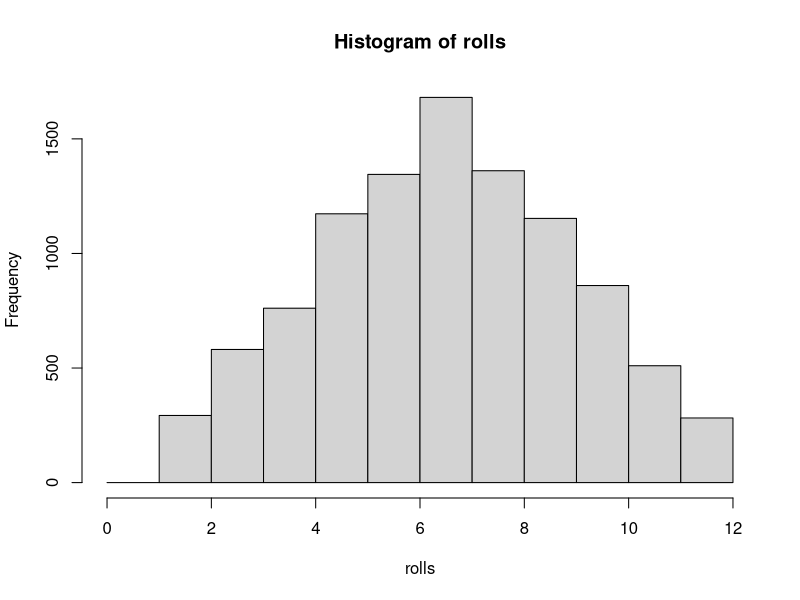
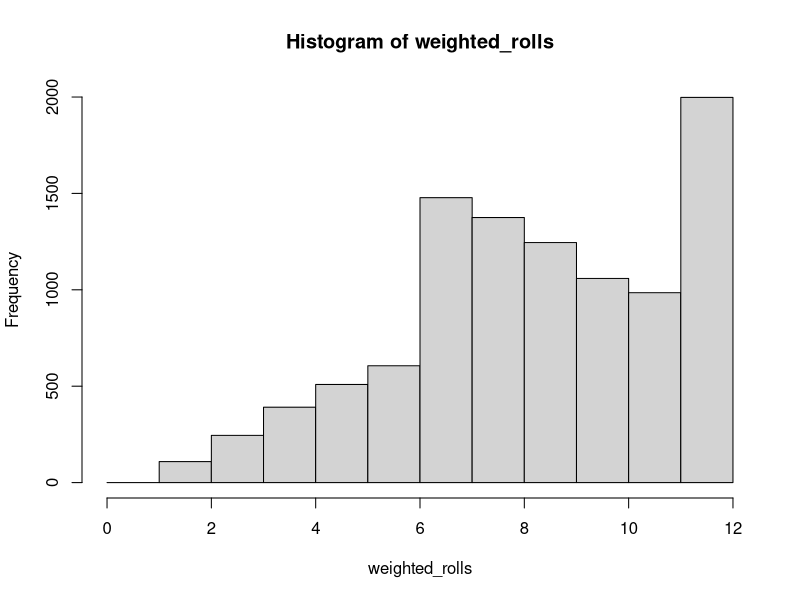

These figures' R source, in order: (Note: this script raises an error after producing the figures.)
## ---- chunk 1
knitr::opts_chunk$set(echo = TRUE)
die <- c(1:6)
## ---- chunk 2
roll <- function(){
  die <- 1:6
  dice <- sample(die, size = 2, replace = T)
  sum(dice)
}
roll()
## ---- chunk 3
roll2 <- function(sides){
  dice <- sample(x = sides, size = 1)
  dice
}
roll2(1:20)
## ---- chunk 4
weighted_roll <- function(){
  die <- 1:6
  dice = sample(die, size = 2 , replace = T, prob = c(1/8,1/8,1/8,1/8,1/8,4/8))
  sum(dice)
}
weighted_roll()
## ---- chunk 5
rolls <- replicate(n = 10000, expr = roll())
hist(x = rolls, breaks = c(0:12))
weighted_rolls <- replicate(n = 10000, expr = weighted_roll())
hist(x = weighted_rolls, breaks = c(0:12))
## ---- chunk 6
sample(1:6, 2, c(1,1,1,1,2,2))
## ---- chunk 7
4.5
is.vector(4.5)
## ---- chunk 8
my_vector <- c(1,"one",TRUE)
my_vector

my_list <- list(1, "one", TRUE)
my_list
## ---- chunk 9
big_list <- list(1:12, "2020", list("january", 2:8))
big_list
## ---- chunk 10
instructor <- list("Ha", 24)
students <- list(list("Alex", 20), list("Dave", 21))
stat385 <- list(instructor, students)
stat385
## ---- chunk 11
big_list[1]

big_list[[1]]
## ---- chunk 12
big_list[[3]]

big_list[[3]][1]
## ---- chunk 13
stat385[[2]][[1]]

stat385[[2]][[1]][[1]]
## ---- chunk 14
stat385[[1]][[2]]
## ---- chunk 15
m <- matrix(data = die, nrow = 2)
m
## ---- chunk 16
m <- matrix(data = die, nrow = 2, byrow = T)
m
## ---- chunk 17
m 

m[1,2]

m [2, 3]

m[1, ]

m[, 3]
## ---- chunk 18
m[1:2,1:2]
## ---- chunk 19
my_array <- array(data = 1:12, dim = c(2,6))
my_array
## ---- chunk 20
my_array <- array(data = 1:12, dim = c(2,2,3))
my_array
## ---- chunk 21
my_array[1,1,1]
my_array[,,1]
my_array[,1,1]
